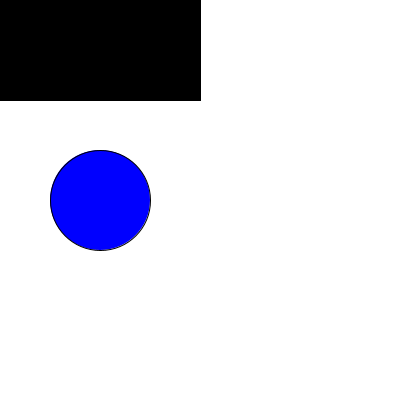
Frame 1 (no input)
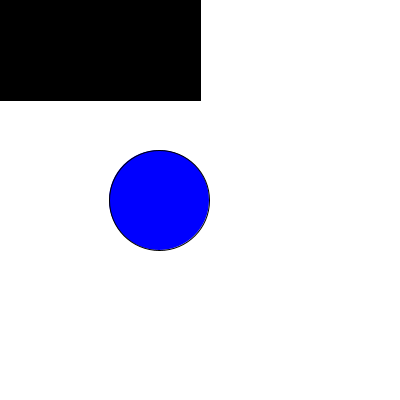
Frame 60 (the mouse pressed at the canvas centre just before this capture)
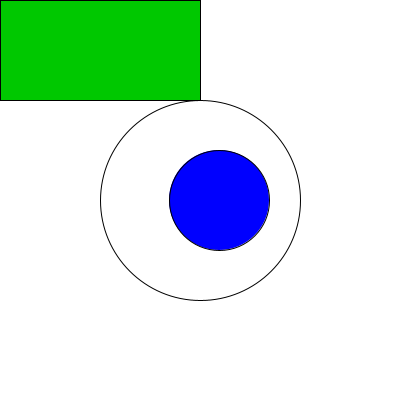
Frame 120 (the mouse held since frame 60 and released just before this capture)

The Processing sketch that drew these frames (run headless with seeded random() and noise(); from frame 60 on, the mouse is pressed at the canvas centre):

// Processing sketch: introVariables
// ── introVariables.pde
//Unidad 18
//Estructuras: Continuidad

int pos; // declaro una variable entera (integer)
int ancho;
// operaciones de suma y resta -->> + -
// operaciones de multiplicaciòn y división  -->>>   * /

void setup() { // se ejecuta 1 sola vez
  size(400, 400);

  pos = 100; // asigno valores iniciales
  ancho = 200;

  // frameRate(1); // 1 fotograma por segundo
}

void draw() { // se ejecuta 60 veces por segundo

  background(255);

  fill(0, 0, 255);
  ellipse(pos, 200, 100, 100); // la figura se ubica según el valor de pos
  pos = pos+1;

// mouseX registra dónde está el mouse en el eje X
// mouseY registra dónde está el mouse en el eje Y
// esos datos se pueden usar para otra cosa

  fill(0, mouseX, 0); // esto funciona pero no es lo correcto. 
  rect(0, 0, ancho, 100);
  noFill();
  ellipse(mouseX, mouseY, mouseX, mouseY); // mouseX lee la posición del mouse en X

  println(pos); // imprimo en consola el valor de pos
  println("hoy cambia todo"); // imprimo un mensaje
  println(frameCount); // imprimo el número de frames desde que inicia el programa
}
